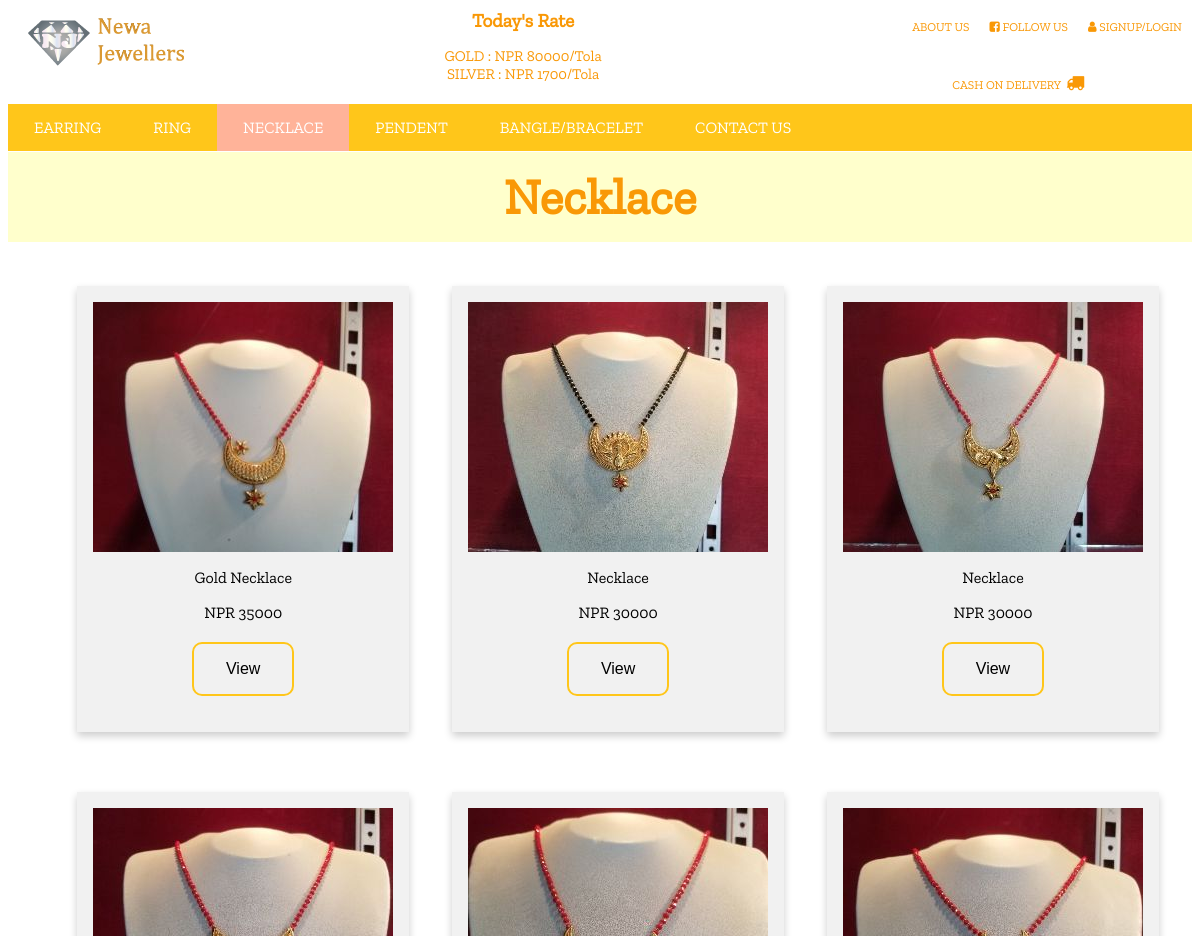
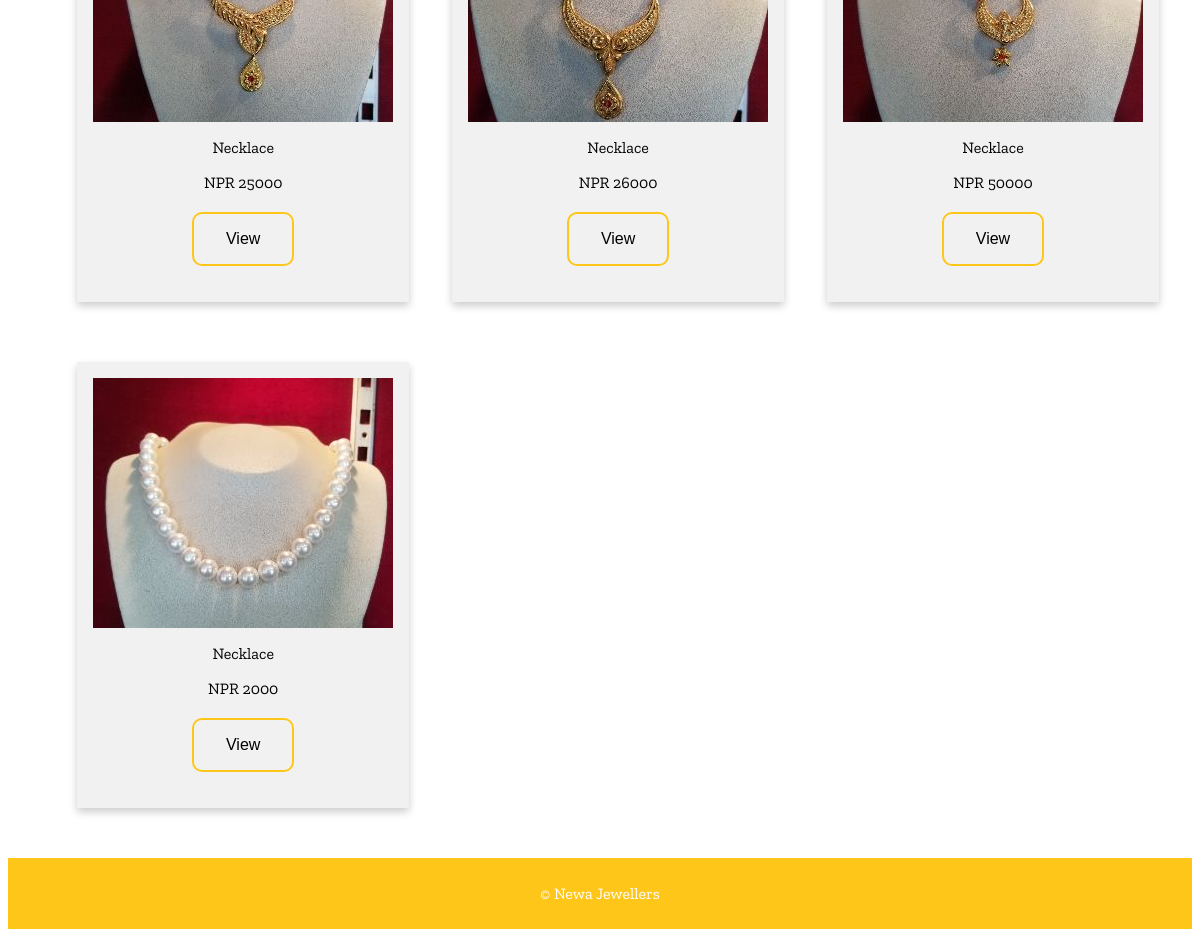
Page /necklace.php on the committed database (2 pictures, top to bottom).
### tables this page shows
CREATE TABLE `rate` (
  `ID` int(5) NOT NULL,
  `ELEMENTS` varchar(50) NOT NULL,
  `RATE` int(20) NOT NULL
);

CREATE TABLE `necklace` (
  `Id` int(255) NOT NULL,
  `Image` varchar(255) NOT NULL,
  `Name` varchar(255) NOT NULL,
  `Price` float NOT NULL,
  `Details` varchar(10000) NOT NULL
);

### necklace.php (the view, shortened to what this page needs)
<link rel="stylesheet" type="text/css" href="card.css">
<?php
  $page='necklace';
  include 'upperPartNavbar.php';
?>
<h1 class="heading">Necklace</h1>
   <div class="row">
<?php
$con=mysqli_connect('localhost','root');
mysqli_select_db($con, 'product');
$query="SELECT `Id`,`Image`, `Name`, `Price`,`Details` FROM `necklace` ORDER BY id ASC ";
$queryfire=mysqli_query($con, $query);
$num=mysqli_num_rows($queryfire);
if ($num>0) {
	while ($product1=mysqli_fetch_array($queryfire)) {
		?>
		<form action="" method="post">
	     <div class="column">
			<div class="card">
        <div class="card-body">
        	<img src="<?php echo
        	 $product1['Image'];?>" alt="Necklace" width="300px" height="250px">
        	 <p class="text">
        	 <?php
        	echo $product1['Name'];
        	?>
            </p>
            <p class="text">
        	 <?php
        	echo "NPR"."&nbsp" .$product1['Price'];
        	?>
            </p>
              <p class="text">
            <button type="submit" class="view4"> <a href="nview.php?ab=<?php echo $product1['Image'] ?>">View</a></button>
            </p>
        </div>
       </div>
       </div>
        </form>
		<?php
	}
}
?>
 </div>
 <?php
  include 'footer.php';
?>

### upperPartNavbar.php (shortened to what this page needs)
<?php
include_once 'includes/ratedb.php';
?>
<link rel="stylesheet" type="text/css" href="styleFE.css">
<link rel="stylesheet" type="text/css" href="https://stackpath.bootstrapcdn.com/font-awesome/4.7.0/css/font-awesome.min.css">
<div class="container">
<div class="left"><a href="index.php"><img src="Images/logo - Copy.png" id="logo"></a></div>
<div class="center"><h1 id="head">Today's Rate</h1>
	<p id="rateDisplay">
	<?php
      $sql="SELECT * FROM rate;";
      $result= mysqli_query($conn, $sql);
      $resultCheck= mysqli_num_rows($result);
      if ($resultCheck>0) {
      	while ($row= mysqli_fetch_assoc($result))
      	{
      	   echo $row['ELEMENTS']." ".": ";
      	   echo "NPR"."&nbsp".$row['RATE']."/Tola"."<br>";
      	}
       }
   ?>
 </p>
 </div>
 <div class="right">
 	<ul>
 	<li><a href="about.php">ABOUT US</a></li>
 	<li><a href="https://www.facebook.com/newajewellers/" target="_blank" rel="noopener noreferrer"><i class="fa fa-facebook-square" aria-hidden="true"></i> FOLLOW US</a></li>
 	<li><a href="checkLogin.php"><i class="fa fa-user" aria-hidden="true"></i> SIGNUP/LOGIN</a></li>
 	<br>
 	<br>
 	<br>
  <li>
    <p id="cash">CASH ON DELIVERY &nbsp;<i class="fa fa-truck" aria-hidden="true" style="font-size: 1.5em;"></i></p>
  </li>
</ul>
 </div>
</div>
<div id="navbar">
	<ul>
	<li class="<?php if($page=='earring'){echo 'active';}?>"><a href="earring.php">EARRING</a></li>
	<li class="<?php if($page=='ring'){echo 'active';}?>"><a href="ring.php">RING</a></li>
	<li class="<?php if($page=='necklace'){echo 'active';}?>"><a href="necklace.php">NECKLACE</a></li>
	<li class="<?php if($page=='pendent'){echo 'active';}?>"><a href="pendent.php">PENDENT</a></li>
	<li class="<?php if($page=='bangle'){echo 'active';}?>"><a href="bangle.php">BANGLE/BRACELET</a></li>
	<li class="<?php if($page=='contact'){echo 'active';}?>"><a href="contact.php">CONTACT US</a></li>
     </ul>
	</div>

### card.css (style rules this page uses)
* { box-sizing: border-box; }
.column { float: left; width: 33.33%; padding: 0 10px; margin-bottom: 50px; }
.row { margin-left: 5%; }
.row:after { content: ""; display: table; clear: both; }
.card { box-shadow: 0 4px 8px 0 rgba(0, 0, 0, 0.2); padding: 16px; float: left; display: flex; margin-top: 10px; text-align: center; background-color: #f1f1f1; }
.heading { text-align: center; font-size: 50px; margin-top: 1px; padding: 15px; color: #f99806; background:#ffffcc; }
.card-body button[type="submit"] { background-color: #f1f1f1; color: black; border: 2px solid #ffc61a; border-radius: 10px; padding: 16px 32px; text-align: center; text-decoration: none; display: inline-block; font-size: 16px; margin: 4px 2px; transition-duration: 0.4s; cursor: pointer; }
.card-body p button a { text-decoration: none; }
.card-body p button a:link { color: black; }

### styleFE.css (style rules this page uses)
#logo { margin-top: 10px; margin-left: 20px; }
.container { display: flex; }
.left { float: left; }
.center { display: inline-block; margin: 0 auto; color: #f99806; }
.right ul { font-size: 12px; list-style-type: none; }
.right li { color: #f99806; float: left; }
.right li a { padding:10px; text-decoration: none; color: #f99806; }
#cash { font-size: 15px; margin-left: 60px; }
#head { font-size: 19px; margin-top:1px; text-align: center; }
#rateDisplay { font-size: 15px; text-align: center; }
#navbar ul { list-style-type: none; margin: 0; padding: 0; overflow: hidden; background-color: #ffc61a; top: 0; }
#navbar li { float: left; }
#navbar li a { display: block; color: white; text-align: center; padding: 14px 26px; text-decoration: none; }
#navbar .active { background-color: #ffb399; }

### upperPartNavbar.php (style rules this page uses)
#cash { font-size: 12px; margin-left: 50px; }

### rows in the picture
rate: ELEMENTS "GOLD", RATE "80000"
rate: ELEMENTS "SILVER", RATE "1700"
necklace: Image (picture), Name "Gold Necklace", Price "35000"
necklace: Image (picture), Name "Necklace", Price "30000"
necklace: Image (picture), Name "Necklace", Price "30000"
necklace: Image (picture), Name "Necklace", Price "25000"
necklace: Image (picture), Name "Necklace", Price "26000"
necklace: Image (picture), Name "Necklace", Price "50000"
necklace: Image (picture), Name "Necklace", Price "2000"
